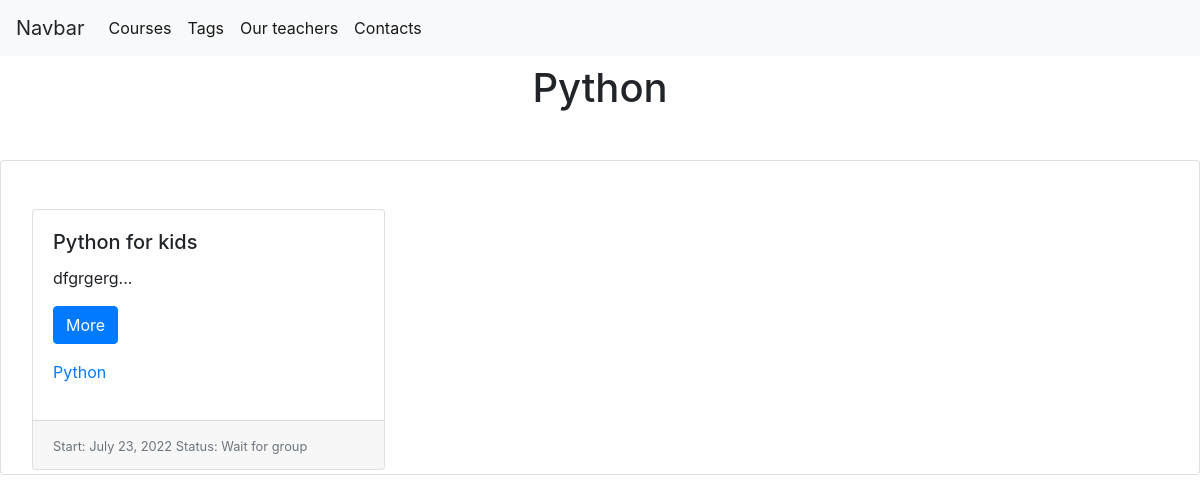
Page /course_by_tag/2/ on the earlier database version.
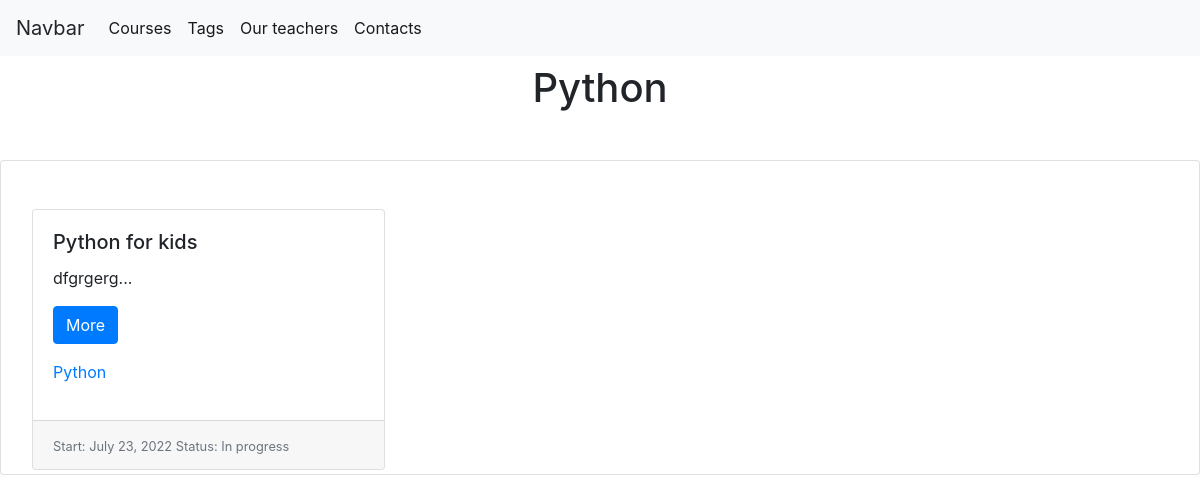
Same page on the later database version.
### course/models.py (models this page shows, shortened)
class Category(models.Model):
    category_title = models.CharField(max_length=50)

class Course(models.Model):
    STATUS_NOW = "In progress"
    STATUS_WAIT = "Wait for group"
    STATUS_CHOICES = [
        (STATUS_NOW, "Курс идет"),
        (STATUS_WAIT, "Набор группы")
        ]
    title = models.CharField(max_length=50)
    description = models.TextField(blank=True)
    duration = models.IntegerField()
    start = models.DateField()
    price = models.DecimalField(max_digits=8, decimal_places=2)
    category = models.ManyToManyField(Category, related_name="courses")
    status = models.CharField(choices=STATUS_CHOICES, max_length=16, default=STATUS_WAIT)
    teachers = models.ManyToManyField('Teacher', related_name='courses', default=None)
    @cached_property
    def get_short_desc(self):
        return f'{self.description[:20]}...'

### course/views.py (the view)
# urls.py: path('course_by_tag/<int:category_id>/', course.CourseListByTagView.as_view(), name="course_list_by_tag"),
class CourseListByTagView(View):
    def get(self, request, category_id):
        courses = Course.objects.filter(category=category_id)
        category = get_object_or_404(Category, pk=category_id)
        courses = courses.prefetch_related('category')
        context = {'object_list': courses, 'category': category, 'page_title': f'Tag "{category.category_title}"'}
        return render(request, 'course/course_list_by_tag.html', context=context)

### course/templates/course/course_list_by_tag.html
{% extends 'course/course_list.html' %}
{% block tag %}
    <h1 class="text-center mt-2">{{ category.category_title }}</h1>
{% endblock %}

### course/templates/course/course_list.html (shortened to what this page needs)
{% extends 'root.html' %}
{% block content %}
    {% block tag %}
    {% endblock %}
    <div class="card mt-5">
        <div class="card-group">
            {% for course in object_list %}
                <div class="col-md-4">
                <div class="card mt-5 ml-3 mb-1">
                    <div class="card-body">
                        <h5 class="card-title">{{ course.title }}</h5>
                        <p class="card-text">{{ course.get_short_desc }}</p>
                        <p><a class="btn btn-primary" href="{% url "course:course_detail" pk=course.pk %}" role="button">More</a>
                        </p>
                        <p class="text-muted">
                            {% for ct in course.category.all %}
                                <a href="{% url 'course:course_list_by_tag' category_id=ct.id %}">{{ ct.category_title }}</a>
                            {% endfor %}
                            </p>
                    </div>
                    <div class="card-footer">
                        <small class="text-muted"> Start: {{ course.start }} Status: {{ course.status }}</small>
                    </div>
                </div>
                </div>
            {% endfor %}
        </div>
    </div>
{% endblock %}

### templates/root.html (shortened to what this page needs)
<!DOCTYPE html>
<html lang="en">
<head>
    <link rel="stylesheet" href="https://cdn.jsdelivr.net/npm/bootstrap@4.3.1/dist/css/bootstrap.min.css">
</head>
<body>
{% block navbar %}
    <nav class="navbar navbar-expand-lg navbar-light bg-light">
        <a class="navbar-brand">Navbar</a>
        <div class="collapse navbar-collapse" id="navbarNavDropdown">
            <ul class="navbar-nav">
                <li class="nav-item active">
                    <a class="nav-link" href="{% url "course:course_list" %}">Courses <span class="sr-only">(current)</span></a>
                </li>
                <li class="nav-item active">
                    <a class="nav-link" href="{% url 'course:category_list' %}">Tags</a>
                </li>
                <li class="nav-item active">
                    <a class="nav-link" href="{% url 'course:teacher_list' %}">Our teachers</a>
                </li>
                <li class="nav-item active">
                    <a class="nav-link" href="{% url 'course:contacts' %}">Contacts</a>
                </li>
            </ul>
        </div>
    </nav>
{% endblock %}
{% block content %}
{% endblock %}
</body>
</html>

Differences in the rows shown:
changed Course "Python for kids": status "Wait for group" → "In progress"
